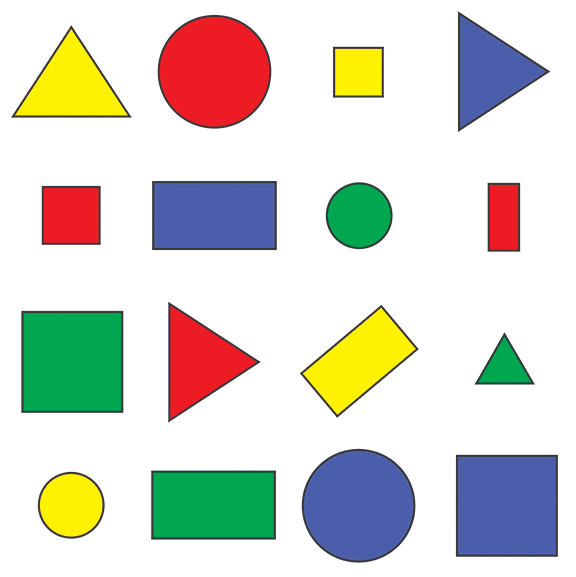
#> input picture src/test/opencv/resources/shapes.png, 576 x 577 px
$ python resize.py
#> lines starting #> are read from the running program, lines starting #| are printed output that depends on the picture
import cv2


def image():
    img = cv2.imread('resources/shapes.png')
#> img is the input picture: shape (577, 576, 3); mean B, G, R 205.1, 214.3, 214.2
    print(img.shape)
#| (577, 576, 3)

    img_resize = cv2.resize(img, (1000, 500))
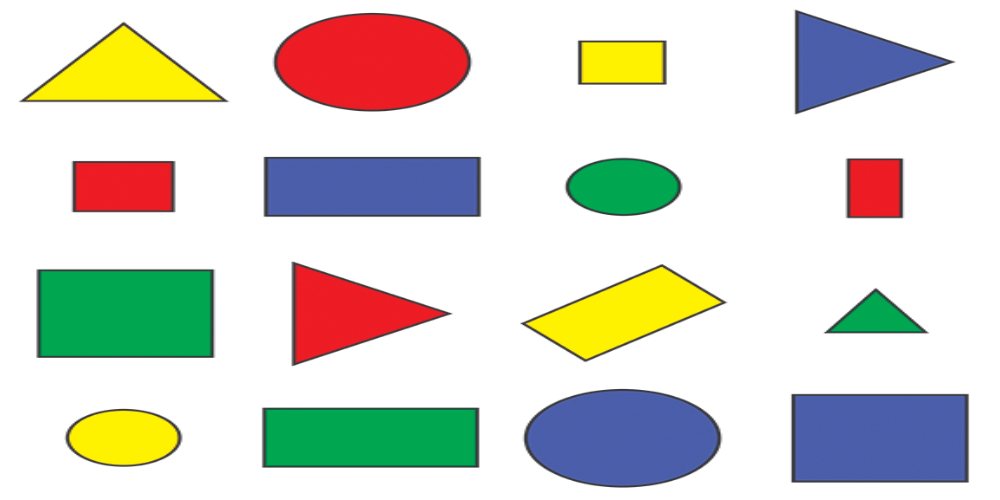
#> img_resize: shape (500, 1000, 3); mean B, G, R 205.1, 214.2, 214.2
    print(img_resize.shape)
#| (500, 1000, 3)

    img_cropped = img[46:419, 52:495]
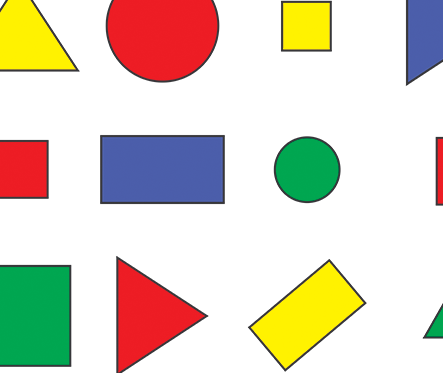
#> img_cropped: shape (373, 443, 3); mean B, G, R 195.4, 211.6, 220.4

    cv2.imshow('Original Image', img)
    cv2.imshow('Resized Image', img_resize)
    cv2.imshow('Cropped Image', img_cropped)
    cv2.waitKey(0)


if __name__ == '__main__':
    image()
